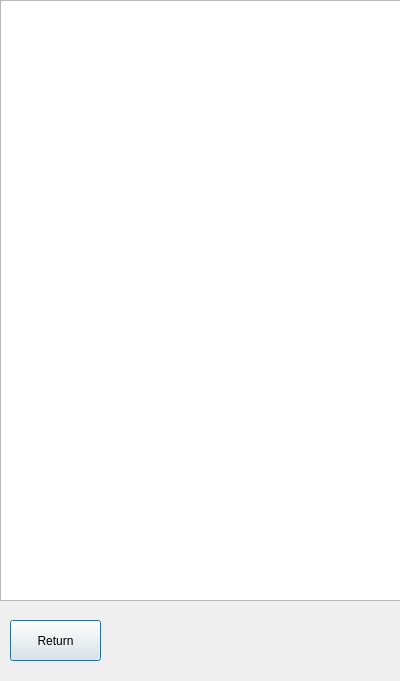
<?xml version="1.0" encoding="UTF-8"?>
<ui version="4.0">
 <class>ListAllCarsWindow</class>
 <widget class="QDialog" name="ListAllCarsWindow">
  <property name="geometry">
   <rect>
    <x>0</x>
    <y>0</y>
    <width>400</width>
    <height>681</height>
   </rect>
  </property>
  <property name="windowTitle">
   <string>Dialog</string>
  </property>
  <widget class="QTextBrowser" name="DisplayBrowser">
   <property name="geometry">
    <rect>
     <x>0</x>
     <y>0</y>
     <width>401</width>
     <height>601</height>
    </rect>
   </property>
  </widget>
  <widget class="QPushButton" name="ReturnButton">
   <property name="geometry">
    <rect>
     <x>10</x>
     <y>620</y>
     <width>91</width>
     <height>41</height>
    </rect>
   </property>
   <property name="text">
    <string>Return</string>
   </property>
  </widget>
 </widget>
 <resources/>
 <connections/>
</ui>
